Frame 1 (no input): blank canvas, image omitted
Frame 60 (no input): blank canvas, image omitted
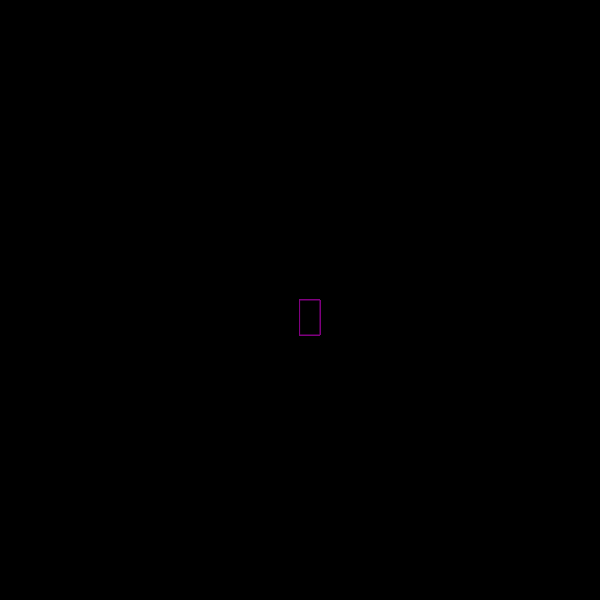
Frame 120 (the mouse pressed at the canvas centre since frame 60)

The p5.js sketch whose frames 1 and 60 were blank and that drew this single picture after the mouse press (run headless with seeded random() and noise() and a simulated clock; from frame 60 on, the mouse is pressed at the canvas centre):

// p5.js sketch
// ── sketch.js


function setup() {
  createCanvas(600, 600);
  background("black");
}

function draw() {
  stroke("purple");
  fill("black");

  // console.log(mouseIsPressed)

  if (mouseIsPressed) {
    rect(mouseX, mouseY, 20, 35);
  }
}
